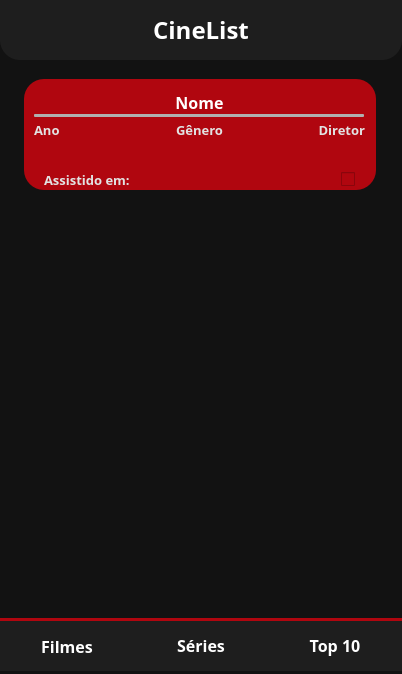
<?xml version="1.0" encoding="UTF-8"?>
<ui version="4.0">
 <class>MainWindow</class>
 <widget class="QMainWindow" name="MainWindow">
  <property name="geometry">
   <rect>
    <x>0</x>
    <y>0</y>
    <width>402</width>
    <height>674</height>
   </rect>
  </property>
  <property name="sizePolicy">
   <sizepolicy hsizetype="Fixed" vsizetype="Fixed">
    <horstretch>0</horstretch>
    <verstretch>0</verstretch>
   </sizepolicy>
  </property>
  <property name="minimumSize">
   <size>
    <width>402</width>
    <height>674</height>
   </size>
  </property>
  <property name="maximumSize">
   <size>
    <width>402</width>
    <height>674</height>
   </size>
  </property>
  <property name="windowTitle">
   <string>CineList</string>
  </property>
  <property name="styleSheet">
   <string notr="true">background-color: #121212;</string>
  </property>
  <widget class="QWidget" name="centralwidget">
   <widget class="QLabel" name="label_3">
    <property name="geometry">
     <rect>
      <x>0</x>
      <y>0</y>
      <width>402</width>
      <height>60</height>
     </rect>
    </property>
    <property name="font">
     <font>
      <family>Malgun Gothic</family>
      <pointsize>18</pointsize>
      <weight>75</weight>
      <bold>true</bold>
     </font>
    </property>
    <property name="styleSheet">
     <string notr="true">background-color: #1E1E1E;
color: white;
border-bottom-right-radius: 20px;
border-bottom-left-radius: 20px;
border-top-left-radius: 0px;
border-top-right-radius: 0px;</string>
    </property>
    <property name="text">
     <string>CineList</string>
    </property>
    <property name="alignment">
     <set>Qt::AlignCenter</set>
    </property>
   </widget>
   <widget class="QTabWidget" name="tabWidget">
    <property name="geometry">
     <rect>
      <x>0</x>
      <y>40</y>
      <width>411</width>
      <height>631</height>
     </rect>
    </property>
    <property name="font">
     <font>
      <family>Malgun Gothic</family>
      <pointsize>12</pointsize>
      <weight>75</weight>
      <bold>true</bold>
     </font>
    </property>
    <property name="styleSheet">
     <string notr="true">QTabWidget::tab-bar {
	alignment: center;
}

QTabBar::tab {
    width: 134px;
	height: 50px;
	background-color: #1E1E1E;
	color: #FFFFFF;
	border-top: 3px solid #B0060F;
} </string>
    </property>
    <property name="tabPosition">
     <enum>QTabWidget::South</enum>
    </property>
    <property name="tabShape">
     <enum>QTabWidget::Rounded</enum>
    </property>
    <property name="currentIndex">
     <number>0</number>
    </property>
    <property name="elideMode">
     <enum>Qt::ElideMiddle</enum>
    </property>
    <property name="usesScrollButtons">
     <bool>false</bool>
    </property>
    <property name="documentMode">
     <bool>true</bool>
    </property>
    <property name="tabBarAutoHide">
     <bool>false</bool>
    </property>
    <widget class="QWidget" name="tabFilmes">
     <attribute name="title">
      <string>Filmes</string>
     </attribute>
     <widget class="QScrollArea" name="scrollArea">
      <property name="geometry">
       <rect>
        <x>-1</x>
        <y>-1</y>
        <width>421</width>
        <height>591</height>
       </rect>
      </property>
      <property name="styleSheet">
       <string notr="true">QScrollBar:vertical, QScrollBar:horizontal {
    background: transparent;
    width: 0px;
    height: 0px;
}</string>
      </property>
      <property name="widgetResizable">
       <bool>true</bool>
      </property>
      <widget class="QWidget" name="scrollAreaWidgetContents">
       <property name="geometry">
        <rect>
         <x>0</x>
         <y>0</y>
         <width>419</width>
         <height>589</height>
        </rect>
       </property>
       <widget class="QScrollArea" name="scrollArea_3">
        <property name="geometry">
         <rect>
          <x>-1</x>
          <y>-1</y>
          <width>411</width>
          <height>581</height>
         </rect>
        </property>
        <property name="frameShape">
         <enum>QFrame::NoFrame</enum>
        </property>
        <property name="frameShadow">
         <enum>QFrame::Plain</enum>
        </property>
        <property name="verticalScrollBarPolicy">
         <enum>Qt::ScrollBarAlwaysOff</enum>
        </property>
        <property name="horizontalScrollBarPolicy">
         <enum>Qt::ScrollBarAlwaysOff</enum>
        </property>
        <property name="sizeAdjustPolicy">
         <enum>QAbstractScrollArea::AdjustToContentsOnFirstShow</enum>
        </property>
        <property name="widgetResizable">
         <bool>true</bool>
        </property>
        <property name="alignment">
         <set>Qt::AlignCenter</set>
        </property>
        <widget class="QWidget" name="scrollAreaWidgetContents_3">
         <property name="geometry">
          <rect>
           <x>0</x>
           <y>0</y>
           <width>411</width>
           <height>581</height>
          </rect>
         </property>
         <widget class="QWidget" name="mostrarItem" native="true">
          <property name="geometry">
           <rect>
            <x>25</x>
            <y>40</y>
            <width>352</width>
            <height>111</height>
           </rect>
          </property>
          <property name="cursor">
           <cursorShape>PointingHandCursor</cursorShape>
          </property>
          <property name="styleSheet">
           <string notr="true">background-color:#B0060F;
border-radius: 20px;</string>
          </property>
          <widget class="QLabel" name="txtNome">
           <property name="geometry">
            <rect>
             <x>20</x>
             <y>15</y>
             <width>311</width>
             <height>16</height>
            </rect>
           </property>
           <property name="font">
            <font>
             <family>Malgun Gothic</family>
             <pointsize>12</pointsize>
             <weight>75</weight>
             <bold>true</bold>
            </font>
           </property>
           <property name="styleSheet">
            <string notr="true">color: #FFFFFF;</string>
           </property>
           <property name="text">
            <string>Nome</string>
           </property>
           <property name="alignment">
            <set>Qt::AlignCenter</set>
           </property>
          </widget>
          <widget class="Line" name="line">
           <property name="geometry">
            <rect>
             <x>10</x>
             <y>35</y>
             <width>330</width>
             <height>3</height>
            </rect>
           </property>
           <property name="styleSheet">
            <string notr="true">background-color: #B0B0B0;
border-radius: 1px;</string>
           </property>
           <property name="frameShadow">
            <enum>QFrame::Plain</enum>
           </property>
           <property name="orientation">
            <enum>Qt::Horizontal</enum>
           </property>
          </widget>
          <widget class="QWidget" name="horizontalLayoutWidget_2">
           <property name="geometry">
            <rect>
             <x>10</x>
             <y>40</y>
             <width>331</width>
             <height>21</height>
            </rect>
           </property>
           <layout class="QHBoxLayout" name="horizontalLayout_2">
            <item>
             <widget class="QLabel" name="txtAno">
              <property name="font">
               <font>
                <family>Malgun Gothic</family>
                <pointsize>10</pointsize>
                <weight>75</weight>
                <bold>true</bold>
               </font>
              </property>
              <property name="autoFillBackground">
               <bool>false</bool>
              </property>
              <property name="styleSheet">
               <string notr="true">color: rgb(226, 226, 226);</string>
              </property>
              <property name="text">
               <string>Ano</string>
              </property>
              <property name="alignment">
               <set>Qt::AlignLeading|Qt::AlignLeft|Qt::AlignVCenter</set>
              </property>
             </widget>
            </item>
            <item>
             <widget class="QLabel" name="txtGenero">
              <property name="font">
               <font>
                <family>Malgun Gothic</family>
                <pointsize>10</pointsize>
                <weight>75</weight>
                <bold>true</bold>
               </font>
              </property>
              <property name="styleSheet">
               <string notr="true">color: rgb(226, 226, 226);</string>
              </property>
              <property name="text">
               <string>Gênero</string>
              </property>
              <property name="alignment">
               <set>Qt::AlignCenter</set>
              </property>
             </widget>
            </item>
            <item>
             <widget class="QLabel" name="txtDiretor">
              <property name="font">
               <font>
                <family>Malgun Gothic</family>
                <pointsize>10</pointsize>
                <weight>75</weight>
                <bold>true</bold>
               </font>
              </property>
              <property name="styleSheet">
               <string notr="true">color: rgb(226, 226, 226);</string>
              </property>
              <property name="text">
               <string>Diretor</string>
              </property>
              <property name="alignment">
               <set>Qt::AlignRight|Qt::AlignTrailing|Qt::AlignVCenter</set>
              </property>
             </widget>
            </item>
           </layout>
          </widget>
          <widget class="QWidget" name="horizontalLayoutWidget_3">
           <property name="geometry">
            <rect>
             <x>20</x>
             <y>90</y>
             <width>311</width>
             <height>21</height>
            </rect>
           </property>
           <layout class="QHBoxLayout" name="horizontalLayout_3">
            <item>
             <widget class="QLabel" name="txtData">
              <property name="font">
               <font>
                <family>Malgun Gothic</family>
                <pointsize>10</pointsize>
                <weight>75</weight>
                <bold>true</bold>
               </font>
              </property>
              <property name="styleSheet">
               <string notr="true">color: rgb(226, 226, 226);</string>
              </property>
              <property name="text">
               <string>Assistido em:</string>
              </property>
              <property name="alignment">
               <set>Qt::AlignLeading|Qt::AlignLeft|Qt::AlignVCenter</set>
              </property>
             </widget>
            </item>
            <item>
             <widget class="QFrame" name="frameNota">
              <property name="frameShape">
               <enum>QFrame::NoFrame</enum>
              </property>
              <property name="frameShadow">
               <enum>QFrame::Plain</enum>
              </property>
             </widget>
            </item>
            <item>
             <widget class="QCheckBox" name="checkAssistido">
              <property name="layoutDirection">
               <enum>Qt::RightToLeft</enum>
              </property>
              <property name="styleSheet">
               <string notr="true"/>
              </property>
              <property name="text">
               <string/>
              </property>
              <property name="checkable">
               <bool>false</bool>
              </property>
              <property name="checked">
               <bool>false</bool>
              </property>
              <property name="autoExclusive">
               <bool>false</bool>
              </property>
              <property name="tristate">
               <bool>false</bool>
              </property>
             </widget>
            </item>
           </layout>
          </widget>
         </widget>
        </widget>
       </widget>
      </widget>
     </widget>
    </widget>
    <widget class="QWidget" name="tabSeries">
     <attribute name="title">
      <string>Séries</string>
     </attribute>
     <widget class="QScrollArea" name="scrollArea_2">
      <property name="geometry">
       <rect>
        <x>-1</x>
        <y>-1</y>
        <width>421</width>
        <height>591</height>
       </rect>
      </property>
      <property name="widgetResizable">
       <bool>true</bool>
      </property>
      <widget class="QWidget" name="scrollAreaWidgetContents_2">
       <property name="geometry">
        <rect>
         <x>0</x>
         <y>0</y>
         <width>419</width>
         <height>589</height>
        </rect>
       </property>
      </widget>
     </widget>
    </widget>
    <widget class="QWidget" name="tabTop10">
     <attribute name="title">
      <string>Top 10</string>
     </attribute>
    </widget>
   </widget>
   <widget class="QPushButton" name="btnConfig">
    <property name="geometry">
     <rect>
      <x>350</x>
      <y>13</y>
      <width>35</width>
      <height>35</height>
     </rect>
    </property>
    <property name="sizePolicy">
     <sizepolicy hsizetype="Fixed" vsizetype="Fixed">
      <horstretch>0</horstretch>
      <verstretch>0</verstretch>
     </sizepolicy>
    </property>
    <property name="minimumSize">
     <size>
      <width>35</width>
      <height>35</height>
     </size>
    </property>
    <property name="maximumSize">
     <size>
      <width>35</width>
      <height>35</height>
     </size>
    </property>
    <property name="cursor">
     <cursorShape>PointingHandCursor</cursorShape>
    </property>
    <property name="autoFillBackground">
     <bool>false</bool>
    </property>
    <property name="styleSheet">
     <string notr="true">border: none;
background-color: transparent;</string>
    </property>
    <property name="text">
     <string/>
    </property>
    <property name="icon">
     <iconset>
      <normaloff>imagens/gear.png</normaloff>imagens/gear.png</iconset>
    </property>
    <property name="iconSize">
     <size>
      <width>35</width>
      <height>35</height>
     </size>
    </property>
    <property name="flat">
     <bool>true</bool>
    </property>
   </widget>
   <widget class="QWidget" name="horizontalLayoutWidget">
    <property name="geometry">
     <rect>
      <x>0</x>
      <y>550</y>
      <width>401</width>
      <height>57</height>
     </rect>
    </property>
    <layout class="QHBoxLayout" name="horizontalLayout">
     <item>
      <spacer name="horizontalSpacer">
       <property name="orientation">
        <enum>Qt::Horizontal</enum>
       </property>
       <property name="sizeHint" stdset="0">
        <size>
         <width>40</width>
         <height>20</height>
        </size>
       </property>
      </spacer>
     </item>
     <item>
      <widget class="QPushButton" name="btnAdicionar">
       <property name="enabled">
        <bool>true</bool>
       </property>
       <property name="sizePolicy">
        <sizepolicy hsizetype="Fixed" vsizetype="Fixed">
         <horstretch>0</horstretch>
         <verstretch>0</verstretch>
        </sizepolicy>
       </property>
       <property name="minimumSize">
        <size>
         <width>55</width>
         <height>55</height>
        </size>
       </property>
       <property name="maximumSize">
        <size>
         <width>55</width>
         <height>55</height>
        </size>
       </property>
       <property name="cursor">
        <cursorShape>PointingHandCursor</cursorShape>
       </property>
       <property name="styleSheet">
        <string notr="true">border: none;
background-color: transparent;
</string>
       </property>
       <property name="text">
        <string/>
       </property>
       <property name="icon">
        <iconset>
         <normaloff>imagens/add.png</normaloff>imagens/add.png</iconset>
       </property>
       <property name="iconSize">
        <size>
         <width>55</width>
         <height>55</height>
        </size>
       </property>
      </widget>
     </item>
     <item>
      <spacer name="horizontalSpacer_2">
       <property name="orientation">
        <enum>Qt::Horizontal</enum>
       </property>
       <property name="sizeHint" stdset="0">
        <size>
         <width>40</width>
         <height>20</height>
        </size>
       </property>
      </spacer>
     </item>
    </layout>
   </widget>
   <zorder>tabWidget</zorder>
   <zorder>label_3</zorder>
   <zorder>btnConfig</zorder>
   <zorder>horizontalLayoutWidget</zorder>
  </widget>
 </widget>
 <resources/>
 <connections/>
</ui>
